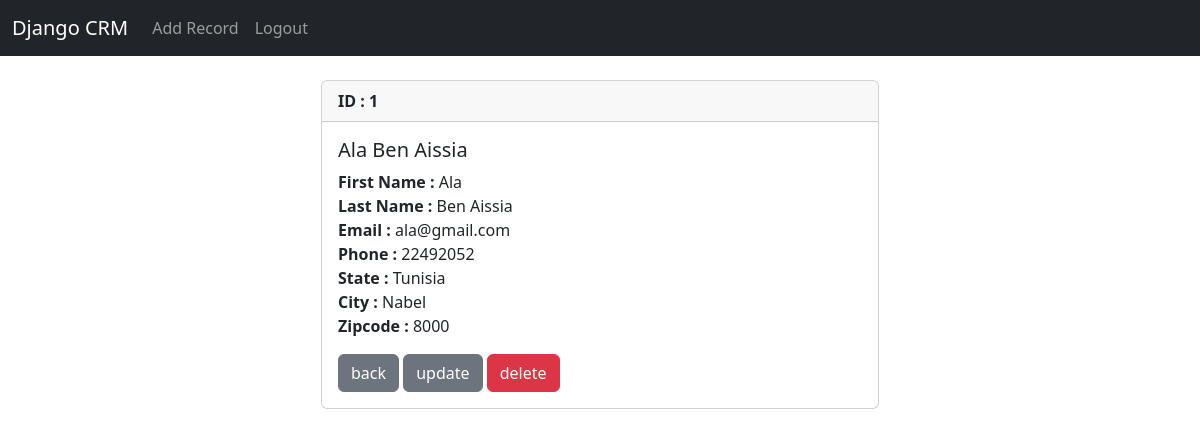
The page /record/1 (signed in) on the database its author committed.
### app/models.py (models this page shows)
class Record(models.Model):
    first_name = models.CharField(max_length=50)
    last_name = models.CharField(max_length=50)
    email = models.EmailField(max_length=50)
    phone = models.CharField(max_length=50)
    state = models.CharField(max_length=50)
    city = models.CharField(max_length=50)
    zipcode = models.CharField(max_length=50)
    address = models.CharField(max_length=50)
    created_at = models.DateTimeField(auto_now_add=True)
    def __str__(self):
        return f'{self.first_name} {self.last_name}'

### app/views.py (the view)
# urls.py: path('record/<int:pk>', record, name='record'),
def record(request, pk):
    if request.user.is_authenticated:
        record = Record.objects.get(id=pk)
    else:
        messages.error(request, 'You must Login to get access to this record')
        return redirect('home')
    context = {'record': record}
    return render(request, 'record.html', context)

### templates/record.html
{% extends 'base.html' %}
{% block content %}
<div class="col-md-6 offset-md-3">
<div class="card">
    <div class="card-header">
        <b> ID : {{record.id}}</b>
    </div>
    <div class="card-body">
        <h5 class="card-title">{{record}}</h5>
        <p class="card-text">
            <b>First Name : </b>{{record.first_name}} <br>
            <b>Last Name : </b>{{record.last_name}} <br>
            <b>Email : </b>{{record.email}} <br>
            <b>Phone : </b>{{record.phone}} <br>
            <b>State : </b>{{record.state}} <br>
            <b>City : </b>{{record.city}} <br>
            <b>Zipcode : </b>{{record.zipcode}}
        </p>
        <a href="{% url 'home' %}" class="btn btn-secondary">back</a>
        <a href="{% url 'update_record' record.id %}" class="btn btn-secondary">update</a>
        <a href="{% url 'delete_record' record.id %}" class="btn btn-danger">delete</a>
    </div>
  </div>
</div>
{% endblock %}

### rows shown on the page
Record: id "1", first_name+last_name "Ala Ben Aissia", first_name "Ala", last_name "Ben Aissia", email "ala@gmail.com", phone "22492052", state "Tunisia", city "Nabel", zipcode "8000"
